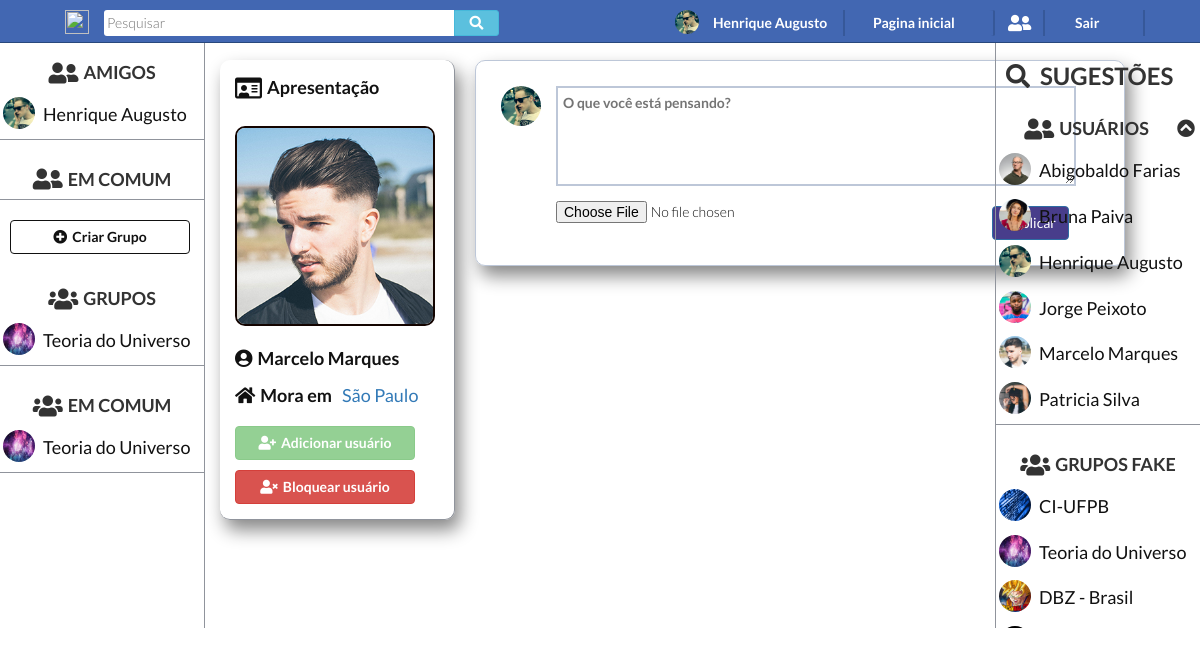
The page /web-project/profilefak.php?user=marcelo@hotmail.com (signed in) on the database its author committed.
### tables this page shows
CREATE TABLE `usuario` (
  `id_usuario` varchar(255) NOT NULL,
  `nome_usuario` varchar(255) NOT NULL,
  `visibilidade` int(11) NOT NULL,
  `cidade` varchar(255) NOT NULL,
  `foto_usuario` varchar(255) NOT NULL,
  `senha` varchar(255) NOT NULL
);

CREATE TABLE `grupo` (
  `id_grupo` int(11) NOT NULL,
  `nome_grupo` varchar(255) NOT NULL,
  `descricao` varchar(255) NOT NULL,
  `foto_grupo` varchar(255) NOT NULL,
  `privacidade` int(11) NOT NULL
);

CREATE TABLE `membro` (
  `id_grupo` int(11) NOT NULL,
  `id_usuario` varchar(255) NOT NULL,
  `status_participacao` int(11) NOT NULL,
  `status_adm` int(11) NOT NULL,
  `autor_block` varchar(255) NOT NULL
);

### web-project/profilefak.php (the view, shortened to what this page needs)
<?PHP
	$conecta =  mysqli_connect("localhost","root","","fakebook");
	$usuario_perfil = $_GET['user'];
	$user_logado = $_SESSION['id_usuario'];
	$sql_dados_logado = "SELECT * FROM Usuario WHERE id_usuario = '$user_logado'";
	$sql_dados = "SELECT * FROM Usuario WHERE id_usuario = '$usuario_perfil'";
	$sql_usuarios = "SELECT id_usuario,nome_usuario,foto_usuario FROM Usuario";
	$sql_user_amigos2 = "SELECT id_usuario, nome_usuario, foto_usuario FROM Usuario INNER JOIN Amizade ON Amizade.id_usuario1 = usuario.id_usuario AND Amizade.status_amizade=1 AND Amizade.id_usuario2='$usuario_perfil'";
	$sql_blockadd1 = "SELECT * FROM Amizade WHERE id_usuario1='$user_logado' AND id_usuario2='$usuario_perfil' AND (status_amizade=1 OR status_amizade=2)";
	$sql_blockadd2 = "SELECT * FROM Amizade WHERE id_usuario2='$user_logado' AND id_usuario1='$usuario_perfil' AND (status_amizade=1 OR status_amizade=2)";
	$sql_blockvisiamg1 = "SELECT * FROM Amizade WHERE id_usuario1='$user_logado' AND id_usuario2='$usuario_perfil' AND status_amizade=1";
	$sql_blockvisiamg2 = "SELECT * FROM Amizade WHERE id_usuario2='$user_logado' AND id_usuario1='$usuario_perfil' AND status_amizade=1";
	$conexao_dados = mysqli_query($conecta, $sql_dados) or die ("Erro na seleção dos dados do usuario.");
	$conexao_dados_logado = mysqli_query($conecta, $sql_dados_logado) or die ("Erro na seleção dos dados do usuario logado.");
	$conexao_usuarios = mysqli_query($conecta, $sql_usuarios) or die ("Erro na seleção dos usuarios do sistema.");
	$conexao_user_amigos2 = mysqli_query($conecta, $sql_user_amigos2) or die ("Erro na seleção dos Amigos do usuario visitado.");
	$conexao_blockadd1 = mysqli_query($conecta, $sql_blockadd1) or die ("Erro na verificação do botão de adicionar.");
	$conexao_blockadd2 = mysqli_query($conecta, $sql_blockadd2) or die ("Erro na verificação do botão de adicionar.");
	$conexao_blockvisiamg1 = mysqli_query($conecta, $sql_blockvisiamg1) or die ("Erro na verificação da amizade.");
	$conexao_blockvisiamg2 = mysqli_query($conecta, $sql_blockvisiamg2) or die ("Erro na verificação da amizade.");
	$dados_user = mysqli_fetch_assoc($conexao_dados);
	$dados_user_logado = mysqli_fetch_assoc($conexao_dados_logado);
	$emComum2 = mysqli_fetch_all($conexao_user_amigos2);
	$blockadd = false;
	if(mysqli_num_rows ($conexao_blockadd1) > 0 or mysqli_num_rows ($conexao_blockadd2)>0){
		$blockadd = true;
	}
	$blockvisiamg = false;
	if(mysqli_num_rows ($conexao_blockvisiamg1) > 0 or mysqli_num_rows ($conexao_blockvisiamg2)>0){
		$blockvisiamg = true;
	}
	$blockamgamg = false;
?>
<?php
	$sql_seleciona_mural_logado = "SELECT id_mural FROM mural_usuario WHERE id_usuario='$user_logado'";
	$conexao_seleciona_mural_logado = mysqli_query($conecta, $sql_seleciona_mural_logado) or die (header('Falha ao selecionar mural do usuario logado'));
	$id_mural_user_logado = mysqli_fetch_assoc($conexao_seleciona_mural_logado);
?>
<?php
	$sql_selecio_allgroups = "SELECT * FROM grupo";
	$sql_seleciona_grupos = "SELECT * FROM grupo INNER JOIN membro ON membro.id_grupo = grupo.id_grupo AND membro.id_usuario = '$usuario_perfil' AND membro.status_participacao=1";
	$sql_seleciona_grupos_logado = "SELECT * FROM grupo INNER JOIN membro ON membro.id_grupo = grupo.id_grupo AND membro.id_usuario = '$user_logado' AND membro.status_participacao=1";
	$conexao_seleciona_grupos  = mysqli_query($conecta, $sql_seleciona_grupos ) or die (header('Falha ao selecionar grupos do usuário visitado'));
	$conexao_seleciona_grupos_logado  = mysqli_query($conecta, $sql_seleciona_grupos_logado) or die (header('Falha ao selecionar grupos do usuário logado'));
	$conexao_selecio_allgroups  = mysqli_query($conecta, $sql_selecio_allgroups ) or die (header('Falha ao selecionar todos os grupos do sistema'));
	$grupos_user = mysqli_fetch_all($conexao_seleciona_grupos);
	$grupos_logado = mysqli_fetch_all($conexao_seleciona_grupos_logado);
?>
<!DOCTYPE html>
<html lang="pt-br">
<head>
	<link rel="stylesheet"  href="statics/css/style.css">
	<link rel="stylesheet" href="https://use.fontawesome.com/releases/v5.1.0/css/all.css">
	<link rel="stylesheet"  href="https://maxcdn.bootstrapcdn.com/font-awesome/4.7.0/css/font-awesome.min.css">
	<link rel="stylesheet" href="https://maxcdn.bootstrapcdn.com/bootstrap/3.3.7/css/bootstrap.min.css">
</head>
<body>
	<header>
	<nav class="nav-profile">
		<div class="search-section">
			<img src="statics/img/logofb.png">
			<div class="search">
				<input type="text" name="search" placeholder="Pesquisar"><button class="btn btn-info"><i class="fas fa-search"></i></button>
			</div>
		</div>
		<div class="session-user">
			<?php
				echo "<img src=".$dados_user_logado['foto_usuario']."><span>".$dados_user_logado['nome_usuario']."<span>";
			?>
		</div>
		<div class="initial-page">
			<a <?php echo "href='profilefak.php?user=".$user_logado."'" ?>><span>Pagina inicial</span></a>
		</div>
		<div class="friend-request">
			<span class="dropdown-toggle" type="button" data-toggle="dropdown"><i class="fas fa-user-friends fa-lg"></i>
			 ?></span>
		</div>
		<div class="log-out">
			<a href="authentication.php?saindo=true"><span>Sair</span></a>
		</div>
	</nav>
	</header>
	<main class="content-wrapper">
		<div class="data-user">
			<label><i class="far fa-id-card fa-lg"></i>Apresentação</label><br>
			<?php
				echo "<img src=".$dados_user['foto_usuario']."><br><label><i class='fas fa-user-circle'></i>".$dados_user['nome_usuario']."</label><br><label>";
				if($dados_user['visibilidade'] == 3 or $blockvisiamg or $dados_user['id_usuario']==$dados_user_logado['id_usuario'] or $blockamgamg){
					echo "<i class='fas fa-home'></i>Mora em</label><a href=''><h4>".$dados_user['cidade']."</h4></a><br>";
				}else{
					echo "<i class='fas fa-user-lock'></i></label><a href=''><h4>Privado</h4></a><br>";
				}
			?>
			<button class="btn btn-success" onclick="window.location=
			<?php echo "'friendship.php?amizade_requisitada=".$dados_user['id_usuario']."'" ?>"
			<?php if($dados_user_logado['id_usuario']==$dados_user['id_usuario'] or $blockadd){
				echo "disabled";
			} ?>
			><i class="fas fa-user-plus"></i>Adicionar usuário</button><br>
			<button class="btn btn-danger" onclick="window.location=
			<?php echo "'friendship.php?bloqueio_requisitado=".$dados_user['id_usuario']."&id_mural_logado=".$id_mural_user_logado['id_mural']."'" ?>"
			<?php if($dados_user_logado['id_usuario']==$dados_user['id_usuario']){
				echo "disabled";
			} ?>
			><i class="fas fa-user-times"></i>Bloquear usuário</button>
		</div>
		<?php
		if($dados_user['visibilidade'] == 3 or $blockvisiamg or $dados_user['id_usuario']==$dados_user_logado['id_usuario'] or $blockamgamg){
		?>
		<form class="input-mural" enctype="multipart/form-data"  action="posts.php" method="POST" id="post_usuario">
			<div class="content-input">
				<?php
					echo "<img src=".$dados_user_logado['foto_usuario'].">";
				?>
				<textarea name="content-post-input" placeholder="O que você está pensando?"></textarea>
			</div>
			<div class="footer-input">
				<input type="file" name="imagem_post_usuario" id="imagem_post_usuario">
				<input class="btn btn-primary" type="submit" name="btn-newpost"
				<?php
					if(!$blockvisiamg && $user_logado!=$usuario_perfil){
						echo "disabled=true";
					}
				?>
				value="Publicar">
			</div>
		</form>
		<div class="mural-posts">
		</div>
		<?php
			}
		?>
		<div class="panel-fixed-r">
			<h3><i class="fas fa-search"></i>SUGESTÕES</h3>
			<div class="users-system">
				<h4><i class="fas fa-user-friends fa-lg"></i>USUÁRIOS<i class="fas fa-chevron-circle-up pull-right"></i></h4>
				<ul class="users-list" id='toggle-user'>
					<?php
						while($linha = mysqli_fetch_assoc($conexao_usuarios)){
							$id_user_logado = $dados_user_logado['id_usuario'];
							$id_user_verficado = $linha['id_usuario'];
							$sql_tablock1 = "SELECT * FROM Amizade WHERE status_amizade=3 AND id_usuario1='$id_user_logado' AND id_usuario2='$id_user_verficado' AND autor_request!='$id_user_logado'";
							$sql_tablock2 = "SELECT * FROM Amizade WHERE status_amizade=3 AND id_usuario2='$id_user_logado' AND id_usuario1='$id_user_verficado' AND autor_request!='$id_user_logado'";
							$sql_tablock1_autor = "SELECT * FROM Amizade WHERE status_amizade=3 AND id_usuario1='$id_user_logado' AND id_usuario2='$id_user_verficado' AND autor_request='$id_user_logado'";
							$sql_tablock2_autor = "SELECT * FROM Amizade WHERE status_amizade=3 AND id_usuario2='$id_user_logado' AND id_usuario1='$id_user_verficado' AND autor_request='$id_user_logado'";
							$conexao_tablock1 = mysqli_query($conecta, $sql_tablock1) or die ("Erro na verificação do bloqueio.");
							$conexao_tablock2 = mysqli_query($conecta, $sql_tablock2) or die ("Erro na verificação do bloqueio");
							$conexao_tablock1_autor = mysqli_query($conecta, $sql_tablock1_autor) or die ("Erro na verificação do bloqueio como autor.");
							$conexao_tablock2_autor = mysqli_query($conecta, $sql_tablock2_autor) or die ("Erro na verificação do bloqueio como autor");
							if(mysqli_num_rows ($conexao_tablock1) > 0 or mysqli_num_rows ($conexao_tablock2) > 0){
								;
							}else
							if(mysqli_num_rows ($conexao_tablock1_autor) > 0 or mysqli_num_rows ($conexao_tablock2_autor) > 0){
								echo "<li><a><img src='".$linha['foto_usuario']."'><h4>".$linha['nome_usuario']."</h4></a><a href=".'friendship.php?unblock='.$linha['id_usuario']."><i class='fas fa-ban'></i></a></li>";
							}else{
								echo "<li><a href=".'profilefak.php?user='.$linha['id_usuario']."><img src='".$linha['foto_usuario']."'><h4>".$linha['nome_usuario']."</h4></a></li>";
							}
						}
					?>
				</ul>
			</div>
			<div class="groups-system">
				<h4><i class="fas fa-users fa-lg"></i>GRUPOS FAKE</h4>
				<ul class="groups-list">
					<?php
						while($linha = mysqli_fetch_assoc($conexao_selecio_allgroups)){
							$grupo_verificado = $linha['id_grupo'];
							$sql_ver_block = "SELECT * FROM membro WHERE id_grupo='$grupo_verificado' AND id_usuario='$user_logado' AND (status_participacao=3 OR status_participacao=4)";
							$conexao_ver_block = mysqli_query($conecta, $sql_ver_block) or die ("Erro na verificação do bloqueio com o grupo");
							if(mysqli_num_rows($conexao_ver_block)>0){
								;
							}else{
								echo "<li><a href=".'groupsfak.php?group='.$linha['id_grupo']."><img src='".$linha['foto_grupo']."'><h4>".$linha['nome_grupo']."</h4></a></li>";
							}
						}
					?>
				</ul>
			</div>
		</div>
		<div class="panel-fixed-l">
			<div class="users-system">
				<h4><i class="fas fa-user-friends fa-lg"></i>AMIGOS</h4>
				<?php
				if($dados_user['visibilidade'] == 3 or $blockvisiamg or $dados_user['id_usuario']==$dados_user_logado['id_usuario'] or $blockamgamg){
				?>
				<ul class="users-list">
					<?php
						foreach ($emComum2 as $value) {
							$id_user_verficado2 = $value[0];
							$id_user_logado2 = $dados_user_logado['id_usuario'];
							$sql_verifica2_block1 = "SELECT * FROM Amizade WHERE status_amizade=3 AND id_usuario1='$id_user_logado2' AND id_usuario2='$id_user_verficado2'";
							$sql_verifica2_block2 = "SELECT * FROM Amizade WHERE status_amizade=3 AND id_usuario2='$id_user_logado2' AND id_usuario1='$id_user_verficado2'";
							$conexao_verifica2_block1 = mysqli_query($conecta, $sql_verifica2_block1) or die ("Erro na verificação do bloqueio.");
							$conexao_verifica2_block2 = mysqli_query($conecta, $sql_verifica2_block2) or die ("Erro na verificação do bloqueio");
							if(!(mysqli_num_rows ($conexao_verifica2_block1) > 0 or mysqli_num_rows ($conexao_verifica2_block2) > 0)){
								echo "<li><a href=".'profilefak.php?user='.$value[0]."><img src='".$value[2]."'><h4>".$value[1]."</h4></a></li>";
							}
						}
					?>
				</ul>
				<?php
					}
				?>
			</div>
			<div class="users-system">
				<h4><i class="fas fa-user-friends fa-lg"></i>EM COMUM</h4>
			</div>
			<div class="create-group">
				<button class="btn btn-default" data-toggle="modal" data-target="#myModal"><i class="fas fa-plus-circle"></i>Criar Grupo</button>
			</div>
			<div class="groups-system">
				<h4><i class="fas fa-users fa-lg"></i>GRUPOS</h4>
				<?php
				if($dados_user['visibilidade'] == 3 or $blockvisiamg or $dados_user['id_usuario']==$dados_user_logado['id_usuario'] or $blockamgamg){
				?>
				<ul class="groups-list">
					<?php
						foreach ($grupos_user as $value) {
							echo "<li><a href=".'groupsfak.php?group='.$value[0]."><img src='".$value[3]."'><h4>".$value[1]."</h4></a></li>";
						}
					?>
				</ul>
				<?php
				}
				?>
			</div>
			<div class="groups-system">
				<h4><i class="fas fa-users fa-lg"></i>EM COMUM</h4>
				<?php
				if($dados_user['visibilidade'] == 3 or $blockvisiamg or $dados_user['id_usuario']==$dados_user_logado['id_usuario'] or $blockamgamg){
				?>
				<ul class="groups-list">
					<?php
						if($dados_user['id_usuario'] != $dados_user_logado['id_usuario']){
							foreach ($grupos_logado as $value) {
								if(!empty($grupos_user)){
									for ($i=0; $i < count($grupos_user); $i++) {
										if ($value[0] == $grupos_user[$i][0]) {
											echo "<li><a href=".'profilefak.php?user='.$value[0]."><img src='".$value[3]."'><h4>".$value[1]."</h4></a></li>";
										}
									}
								}
							}
						}
					?>
				</ul>
				<?php
				}
				?>
			</div>
		</div>
	</main>
</body>
</html>

### rows shown on the page
usuario: foto_usuario (picture), nome_usuario "Henrique Augusto"
usuario: foto_usuario (picture), nome_usuario "Marcelo Marques", cidade "São Paulo"
usuario: foto_usuario (picture), nome_usuario "Abigobaldo Farias"
usuario: foto_usuario (picture), nome_usuario "Bruna Paiva"
usuario: foto_usuario (picture), nome_usuario "Jorge Peixoto"
usuario: foto_usuario (picture), nome_usuario "Patricia Silva"
grupo: foto_grupo (picture), nome_grupo "CI-UFPB"
grupo: foto_grupo (picture), nome_grupo "Teoria do Universo"
grupo: foto_grupo (picture), nome_grupo "DBZ - Brasil"
grupo: foto_grupo (picture)
membro: id_grupo.foto_grupo (picture), id_grupo.nome_grupo "Teoria do Universo"
membro: id_grupo.foto_grupo (picture), id_grupo.nome_grupo "Teoria do Universo"
